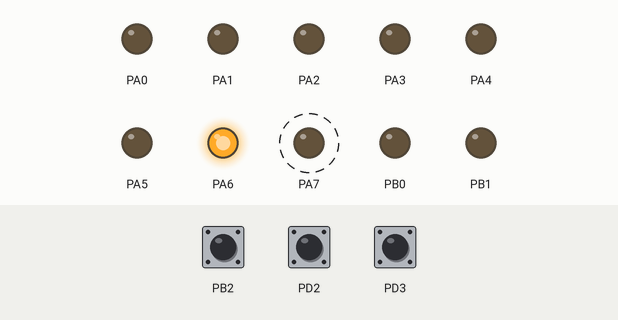
The program below on a simulated ATmega32, built with avr-gcc and emulated at 1 MHz. Shown: output pins drawn as LEDs (lit = HIGH). Dashed ring = blinking. Inputs (shaded band) come from the test bench; at power-on: PB2 HIGH, PD2 HIGH, PD3 HIGH.

Above: at 1.25 s.
1.3 s: PB2 pulled LOW for 0.15 s
4.4 s: PD2 pulled LOW for 0.15 s
At 4.71 s:
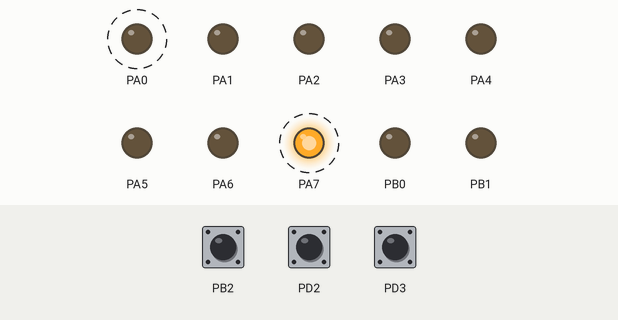
7.4 s: PD3 pulled LOW for 0.15 s
At 7.72 s:
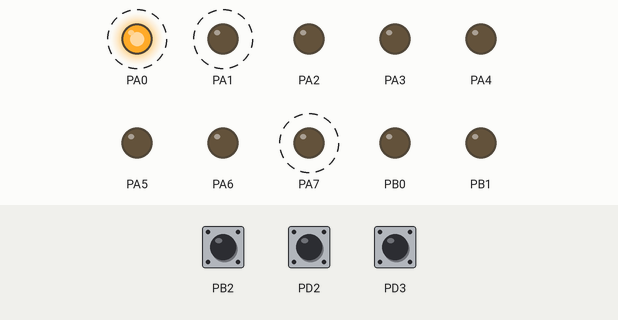
10.4 s: PB2 pulled LOW for 1 s
At 10.53 s:
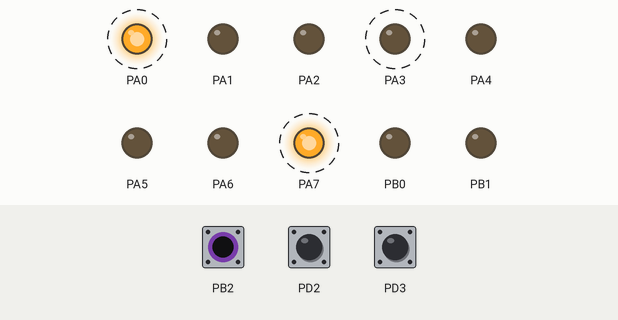
13.4 s: PD2 pulled LOW for 1 s
At 13.54 s:
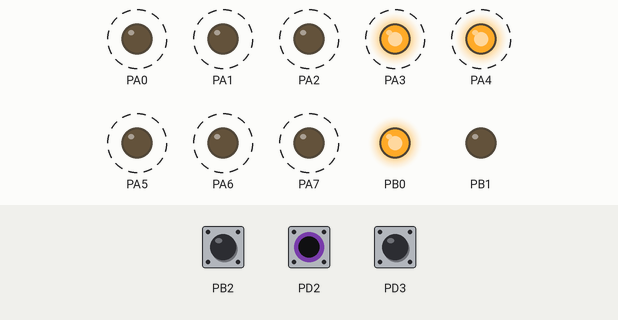
16.4 s: PD3 pulled LOW for 1 s
At 16.56 s:
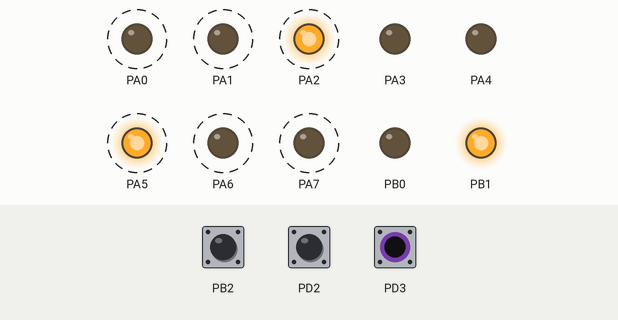
Timing chart, 0 to 20.4 s (numbered marks = the images above; inputs shaded):
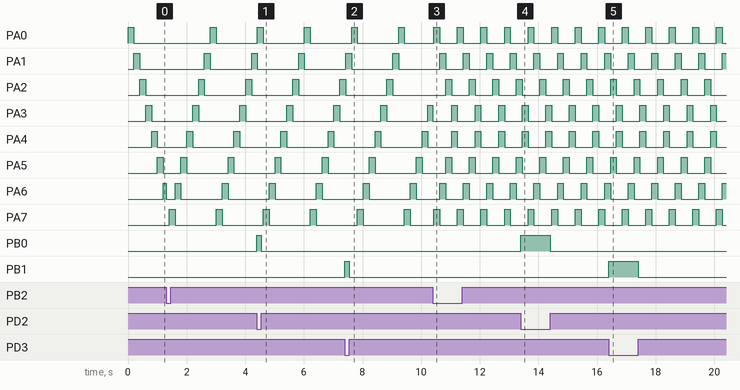

Measured:
- after the input at 4.4 s, PB0: LOW → HIGH at once, → LOW 0.15 s later
- after the input at 7.4 s, PB1: LOW → HIGH at once, → LOW 0.15 s later
- after the input at 10.4 s, PA0, PA7: alternates HIGH for 0.20 s and LOW for 0.60 s, starting at once; PA1: alternates HIGH for 0.20 s and LOW for 0.60 s, starting after 1.0 s; PA2, PA5: alternates HIGH for 0.20 s and LOW for 0.60 s, starting after 0.44 s; PA6: alternates HIGH for 0.20 s and LOW for 0.60 s, starting after 0.24 s
- after the input at 13.4 s, PB0: LOW → HIGH at once, → LOW 1.0 s later
- after the input at 16.4 s, PB1: LOW → HIGH at once, → LOW 1.0 s later
- by itself, PA2, PA5, PA7: alternates HIGH for 0.20 s and LOW for 1.4 s
- by itself, PA3, PA4: alternates HIGH for 0.20 s and LOW for 0.60 s

The program:

main.c
```c
/*
	Created By: Khaled Hegazy
	File Name : main.c
*/


// User Configuration
#ifndef Khaled
	#define __AVR_ATmega32__
#endif


// Libraries Included
#include "..\Services\bit_math.h"
#include "..\Services\std_types.h"

#include "..\MCAL\DIO\DIO_interface.h"
#include "..\MCAL\GIE\GIE_interface.h"
#include "..\MCAL\EXT_INT\EXT_INT_interface.h"


#include <util\delay.h>

#define DRAW_SIZE 4
u8 GLOB_idx;


void toggle1();
void toggle2();
void changeDraw();
void draw();

// Main Function
int main(void){

	DIO_voidActivePullUp(DIO_u8_PORTD,DIO_PIN_2); // INT0 Pin
	DIO_voidActivePullUp(DIO_u8_PORTD,DIO_PIN_3); // INT1 Pin
	DIO_voidActivePullUp(DIO_u8_PORTB,DIO_PIN_2); // INT2 Pin

	DIO_voidSetPortDirection(DIO_u8_PORTA,0xff);
	DIO_voidSetPinDirection(DIO_u8_PORTB,DIO_PIN_0,DIO_u8_OUTPUT);
	DIO_voidSetPinDirection(DIO_u8_PORTB,DIO_PIN_1,DIO_u8_OUTPUT);

	EXT_INT_voidCallBackFun(toggle1,EXT_INT_u8_INT0);
	EXT_INT_voidCallBackFun(toggle2,EXT_INT_u8_INT1);
	EXT_INT_voidCallBackFun(changeDraw,EXT_INT_u8_INT2);
	EXT_INT_voidInit();
	GIE_voidEnable();

	DIO_voidSetPortValue(DIO_u8_PORTA,0x00);
	DIO_voidSetPinValue(DIO_u8_PORTB,DIO_PIN_0,DIO_u8_LOW);
	DIO_voidSetPinValue(DIO_u8_PORTB,DIO_PIN_1,DIO_u8_LOW);


	while(1){
		draw();
	}

}


void toggle1(){
	DIO_voidTogglePin(DIO_u8_PORTB,DIO_PIN_0);
}
void toggle2(){
	DIO_voidTogglePin(DIO_u8_PORTB,DIO_PIN_1);
}
void changeDraw(){
	GLOB_idx++;
	GLOB_idx %= DRAW_SIZE;
	DIO_voidSetPortValue(DIO_u8_PORTA,0x00);
}

void draw(){
	switch(GLOB_idx){
		case 0 :
			for(u8 i =0;i<8;i++){
				if(GLOB_idx != 0)
					break;
				DIO_voidSetPinValue(DIO_u8_PORTA,i,DIO_u8_HIGH);
				_delay_ms(200);
				DIO_voidSetPinValue(DIO_u8_PORTA,i,DIO_u8_LOW);
			}
			break;
		case 1 :
			for(s8 i =7;i>=0;i--){
				if(GLOB_idx != 1)
					break;
				DIO_voidSetPinValue(DIO_u8_PORTA,i,DIO_u8_HIGH);
				_delay_ms(200);
				DIO_voidSetPinValue(DIO_u8_PORTA,i,DIO_u8_LOW);
			}
			break;
		case 2 :
			for(u8 l = 0 , r = 7;l <= r;l++,r--){
				if(GLOB_idx != 2)
					break;
				DIO_voidSetPinValue(DIO_u8_PORTA,l,DIO_u8_HIGH);
				DIO_voidSetPinValue(DIO_u8_PORTA,r,DIO_u8_HIGH);
				_delay_ms(200);
				DIO_voidSetPinValue(DIO_u8_PORTA,l,DIO_u8_LOW);
				DIO_voidSetPinValue(DIO_u8_PORTA,r,DIO_u8_LOW);
			}
			break;
		case 3 :
			for(u8 l = 3 , r = 4;r < 7;l--,r++){
				if(GLOB_idx != 3)
					break;
				DIO_voidSetPinValue(DIO_u8_PORTA,l,DIO_u8_HIGH);
				DIO_voidSetPinValue(DIO_u8_PORTA,r,DIO_u8_HIGH);
				_delay_ms(200);
				DIO_voidSetPinValue(DIO_u8_PORTA,l,DIO_u8_LOW);
				DIO_voidSetPinValue(DIO_u8_PORTA,r,DIO_u8_LOW);
			}
			break;
	}
}
```

DIO.c
```c
// Include Files (Services)
#include "..\..\Services\std_types.h"
#include "..\..\Services\bit_math.h"

#include "DIO_interface.h"
#include "DIO_private.h"
#include "DIO_config.h"


void DIO_voidSetPortDirection(u8 Copy_u8Port,u8 Copy_u8Direction){
    // if(Copy_u8Direction)
    //     Copy_u8Direction = 0xff;
    switch (Copy_u8Port){
        case DIO_u8_PORTA:
            DDRA = Copy_u8Direction;
            break;
        case DIO_u8_PORTB:
            DDRB = Copy_u8Direction;
            break;
        case DIO_u8_PORTC:
            DDRC = Copy_u8Direction;
            break;
        case DIO_u8_PORTD:
            DDRD = Copy_u8Direction;
    }

}
void DIO_voidSetPinDirection(u8 Copy_u8Port,u8 Copy_u8Pin,u8 Copy_u8Direction){
    switch(Copy_u8Port){
        case DIO_u8_PORTA :
            write_bit(DDRA,Copy_u8Pin,Copy_u8Direction);
            break;
        case DIO_u8_PORTB :
            write_bit(DDRB,Copy_u8Pin,Copy_u8Direction);
            break;
        case DIO_u8_PORTC :
            write_bit(DDRC,Copy_u8Pin,Copy_u8Direction);
            break;
        case DIO_u8_PORTD :
            write_bit(DDRD,Copy_u8Pin,Copy_u8Direction);
            break;
    }
}

void DIO_voidSetPortValue(u8 Copy_u8Port,u8 Copy_u8Value){
    //if(Copy_u8Value)
        //Copy_u8Value = 0xff;
    switch (Copy_u8Port){
        case DIO_u8_PORTA:
            PORTA = Copy_u8Value;
            break;
        case DIO_u8_PORTB:
            PORTB = Copy_u8Value;
            break;
        case DIO_u8_PORTC:
            PORTC = Copy_u8Value;
            break;
        case DIO_u8_PORTD:
            PORTD = Copy_u8Value;
    }
}
void DIO_voidSetPinValue(u8 Copy_u8Port,u8 Copy_u8Pin,u8 Copy_u8Value){
    switch(Copy_u8Port){
        case DIO_u8_PORTA :
            write_bit(PORTA,Copy_u8Pin,Copy_u8Value);
            break;
        case DIO_u8_PORTB :
            write_bit(PORTB,Copy_u8Pin,Copy_u8Value);
            break;
        case DIO_u8_PORTC :
            write_bit(PORTC,Copy_u8Pin,Copy_u8Value);
            break;
        case DIO_u8_PORTD :
            write_bit(PORTD,Copy_u8Pin,Copy_u8Value);
            break;
    }
}

u8 DIO_u8ReadPinValue(u8 Copy_u8Port,u8 Copy_u8Pin){
    u8 LOC_u8PinState = 0;
    switch(Copy_u8Port){
        case DIO_u8_PORTA :
            LOC_u8PinState = get_bit(PINA,Copy_u8Pin);
            break;
        case DIO_u8_PORTB :
            LOC_u8PinState = get_bit(PINB,Copy_u8Pin);
            break;
        case DIO_u8_PORTC :
            LOC_u8PinState = get_bit(PINC,Copy_u8Pin);
            break;
        case DIO_u8_PORTD :
            LOC_u8PinState = get_bit(PIND,Copy_u8Pin);

    }
    return LOC_u8PinState;
}


void DIO_voidActivePullUp(u8 Copy_u8Port,u8 Copy_u8Pin){
    switch(Copy_u8Port){
        case DIO_u8_PORTA :
            clear_bit(DDRA,Copy_u8Pin);
            set_bit(PORTA,Copy_u8Pin);
            break;
        case DIO_u8_PORTB :
            clear_bit(DDRB,Copy_u8Pin);
            set_bit(PORTB,Copy_u8Pin);
            break;
        case DIO_u8_PORTC :
            clear_bit(DDRC,Copy_u8Pin);
            set_bit(PORTC,Copy_u8Pin);
            break;
        case DIO_u8_PORTD :
            clear_bit(DDRD,Copy_u8Pin);
            set_bit(PORTD,Copy_u8Pin);
            break;

    }
}


void DIO_voidTogglePin(u8 Copy_u8Port,u8 Copy_u8Pin){
    switch (Copy_u8Port){
    case DIO_u8_PORTA:
        toggle_bit(PORTA,Copy_u8Pin);
        break;
    case DIO_u8_PORTB:
        toggle_bit(PORTB,Copy_u8Pin);
        break;
    case DIO_u8_PORTC:
        toggle_bit(PORTC,Copy_u8Pin);
        break;
    case DIO_u8_PORTD:
        toggle_bit(PORTD,Copy_u8Pin);
        break;

    }
}
```

DIO_config.h
```c
#ifndef DIO_CONFIG_H
    #define DIO_CONFIG_H


#endif
```

DIO_interface.h
```c
#include "..\..\Services\std_types.h"


#ifndef DIO_INTERFACE_H
    #define DIO_INTERFACE_H

    #define DIO_u8_PORTA    0
    #define DIO_u8_PORTB    1
    #define DIO_u8_PORTC    2
    #define DIO_u8_PORTD    3

    #define DIO_u8_OUTPUT   1
    #define DIO_u8_INPUT    0

    #define DIO_u8_HIGH     1
    #define DIO_u8_LOW      0


    #define DIO_PIN_0       0
    #define DIO_PIN_1       1
    #define DIO_PIN_2       2
    #define DIO_PIN_3       3
    #define DIO_PIN_4       4
    #define DIO_PIN_5       5
    #define DIO_PIN_6       6
    #define DIO_PIN_7       7


    void DIO_voidSetPortDirection(u8 Copy_u8Port,u8 Copy_u8Direction);
    void DIO_voidSetPinDirection(u8 Copy_u8Port,u8 Copy_u8Pin,u8 Copy_u8Direction);

    void DIO_voidSetPortValue(u8 Copy_u8Port,u8 Copy_u8Value);
    void DIO_voidSetPinValue(u8 Copy_u8Port,u8 Copy_u8Pin,u8 Copy_u8Value);

    u8 DIO_u8ReadPinValue(u8 Copy_u8Port,u8 Copy_u8Pin);
    void DIO_voidActivePullUp(u8 Copy_u8Port,u8 Copy_u8Pin);

    void DIO_voidTogglePin(u8 Copy_u8Port,u8 Copy_u8Pin);


#endif
```

DIO_private.h
```c
#ifndef DIO_PRIVATE_H
    #define DIO_PRIVATE_H

    // PORTA Registers
    #define PORTA   *((volatile u8*)(0x3B))
    #define DDRA    *((volatile u8*)(0x3A))
    #define PINA    *((volatile u8*)(0x39))

    // PORTB Registers
    #define PORTB   *((volatile u8*)(0x38))
    #define DDRB    *((volatile u8*)(0x37))
    #define PINB    *((volatile u8*)(0x36))

    // PORTC Registers
    #define PORTC   *((volatile u8*)(0x35))
    #define DDRC    *((volatile u8*)(0x34))
    #define PINC    *((volatile u8*)(0x33))

    // PORTD Registers
    #define PORTD   *((volatile u8*)(0x32))
    #define DDRD    *((volatile u8*)(0x31))
    #define PIND    *((volatile u8*)(0x30))


#endif
```

EXT_INT.c
```c
#include "..\..\Services\bit_math.h"
#include "..\..\Services\std_types.h"

#include "..\DIO\DIO_interface.h"
#include "..\GIE\GIE_interface.h"

#include "EXT_INT_interface.h"
#include "EXT_INT_config.h"
#include "EXT_INT_private.h"


void EXT_INT_voidInit(){

    #ifdef EXT_INT_u8_ENABLE_INT0

        #if EXT_INT_u8_INT0_ISC == EXT_INT_u8_LOW_LEVEL

            clear_bit(MCUCR,ISC00);
            clear_bit(MCUCR,ISC01);

        #endif
        #if EXT_INT_u8_INT0_ISC == EXT_INT_u8_LOGICAL_CHANGE

            set_bit(MCUCR,ISC00);
            clear_bit(MCUCR,ISC01);

        #endif
        #if EXT_INT_u8_INT0_ISC == EXT_INT_u8_FALLING_EDGE

            clear_bit(MCUCR,ISC00);
            set_bit(MCUCR,ISC01);

        #endif
        #if EXT_INT_u8_INT0_ISC == EXT_INT_u8_RISING_EDGE

            set_bit(MCUCR,ISC00);
            set_bit(MCUCR,ISC01);

        #endif

        set_bit(GICR,INT0);

    #endif


    #ifdef EXT_INT_u8_ENABLE_INT1

        #if EXT_INT_u8_INT1_ISC == EXT_INT_u8_LOW_LEVEL

            clear_bit(MCUCR,ISC10);
            clear_bit(MCUCR,ISC11);

        #endif
        #if EXT_INT_u8_INT1_ISC == EXT_INT_u8_LOGICAL_CHANGE

            set_bit(MCUCR,ISC10);
            clear_bit(MCUCR,ISC11);

        #endif
        #if EXT_INT_u8_INT1_ISC == EXT_INT_u8_FALLING_EDGE

            clear_bit(MCUCR,ISC10);
            set_bit(MCUCR,ISC11);

        #endif
        #if EXT_INT_u8_INT1_ISC == EXT_INT_u8_RISING_EDGE

            set_bit(MCUCR,ISC10);
            set_bit(MCUCR,ISC11);

        #endif


        set_bit(GICR,INT1);

    #endif


    #ifdef EXT_INT_u8_ENABLE_INT2

        #if EXT_INT_u8_INT2_ISC == EXT_INT_u8_FALLING_EDGE

            clear_bit(MCUCSR,ISC2);

        #endif
        #if EXT_INT_u8_INT2_ISC == EXT_INT_u8_RISING_EDGE

            set_bit(MCUCSR,ISC2);

        #endif

        set_bit(GICR,INT2);

    #endif
}


void EXT_INT_voidEnable(u8 Copy_u8_Line){
    switch (Copy_u8_Line){
        case EXT_INT_u8_INT0 :
            set_bit(GICR,INT0);
            break;
        case EXT_INT_u8_INT1 :
            set_bit(GICR,INT1);
            break;
        case EXT_INT_u8_INT2 :
            set_bit(GICR,INT2);
            break;
    }

}
void EXT_INT_voidDisable(u8 Copy_u8_Line){
    switch (Copy_u8_Line){
        case EXT_INT_u8_INT0 :
            clear_bit(GICR,INT0);
            break;
        case EXT_INT_u8_INT1 :
            clear_bit(GICR,INT1);
            break;
        case EXT_INT_u8_INT2 :
            clear_bit(GICR,INT2);
            break;
    }
}


void EXT_INT_voidCallBackFun(void (*fun)(void),u8 Copy_IntLine){
    EXT_INT_PtrFuns[Copy_IntLine] = fun;
}


void __vector_1(void){
    if(EXT_INT_PtrFuns[EXT_INT_u8_INT0] != NULL)
        EXT_INT_PtrFuns[EXT_INT_u8_INT0]();

    set_bit(GIFR,INTF0);
}

void __vector_2(void){
    if(EXT_INT_PtrFuns[EXT_INT_u8_INT1] != NULL)
        EXT_INT_PtrFuns[EXT_INT_u8_INT1]();

    set_bit(GIFR,INTF1);
}


void __vector_3(void){
    if(EXT_INT_PtrFuns[EXT_INT_u8_INT2] != NULL)
        EXT_INT_PtrFuns[EXT_INT_u8_INT2]();

    set_bit(GIFR,INTF2);
}
```

EXT_INT_config.h
```c
#ifndef EXT_INT_CONFIG_H
    #define EXT_INT_CONFIG_H

    // Uncomment For Enable The Interrupt
    #define EXT_INT_u8_ENABLE_INT0
    #define EXT_INT_u8_ENABLE_INT1
    #define EXT_INT_u8_ENABLE_INT2


    /*
        Options :
            EXT_INT_u8_LOW_LEVEL
            EXT_INT_u8_LOGICAL_CHANGE
            EXT_INT_u8_FALLING_EDGE
            EXT_INT_u8_RISING_EDGE
    */

    #define EXT_INT_u8_INT0_ISC  EXT_INT_u8_LOGICAL_CHANGE
    #define EXT_INT_u8_INT1_ISC  EXT_INT_u8_LOGICAL_CHANGE
    #define EXT_INT_u8_INT2_ISC  EXT_INT_u8_FALLING_EDGE


#endif
```

EXT_INT_interface.h
```c
#ifndef EXT_INT_INTERFACE_H
    #define EXT_INT_INTERFACE_H


    #define EXT_INT_u8_INT0     0
    #define EXT_INT_u8_INT1     1
    #define EXT_INT_u8_INT2     2


    void EXT_INT_voidInit();
    void EXT_INT_voidEnable(u8 Copy_u8_Line);
    void EXT_INT_voidDisable(u8 Copy_u8_Line);
    void EXT_INT_voidCallBackFun(void (*fun)(void),u8 Copy_IntLine);


#endif
```

EXT_INT_private.h
```c
#ifndef EXT_INT_PRIVATE_H
    #define EXT_INT_PRIVATE_H


    #define MCUCR   *((volatile u8 *) 0x55)
    #define MCUCSR  *((volatile u8 *) 0x54)
    #define GICR    *((volatile u8 *) 0x5B)
    #define GIFR    *((volatile u8 *) 0x5A)

    #define ISC00   0
    #define ISC01   1
    #define ISC10   2
    #define ISC11   3
    #define ISC2    6

    #define INT0    6
    #define INT1    7
    #define INT2    5

    #define INTF0   6
    #define INTF1   7
    #define INTF2   5


    #define EXT_INT_u8_LOW_LEVEL        0
    #define EXT_INT_u8_LOGICAL_CHANGE   1
    #define EXT_INT_u8_FALLING_EDGE     2
    #define EXT_INT_u8_RISING_EDGE      3


    static void (*EXT_INT_PtrFuns[3])(void) = {NULL};

    void __vector_1(void) __attribute__ ((signal));
    void __vector_2(void) __attribute__ ((signal));
    void __vector_3(void) __attribute__ ((signal));


#endif
```

GIE.c
```c
#include "..\..\Services\bit_math.h"
#include "..\..\Services\std_types.h"


#include "GIE_interface.h"
#include "GIE_private.h"
#include "GIE_config.h"


void GIE_voidEnable(){
    set_bit(SREG,GIE);
}

void GIE_voidDisable(){
    clear_bit(SREG,GIE);
}
```

GIE_config.h
```c
#ifndef GIE_CONFIG_H
    #define GIE_CONFIG_H


#endif
```

GIE_interface.h
```c
#ifndef GIE_INTERFACE_H
    #define GIE_INTERFACE_H


    void GIE_voidEnable();
    void GIE_voidDisable();


#endif
```

GIE_private.h
```c
#ifndef GIE_PRIVATE_H
    #define GIE_PRIVATE_H


    #define SREG *((volatile u8*) 0x5f)


    #define GIE 7


#endif
```

bit_math.h
```c
#ifndef BIT_MATH_H
	#define BIT_MATH_H


	#define set_bit(port,bit) (port|=(1<<bit))
	#define clear_bit(port,bit) (port&=~(1<<bit))
	#define toggle_bit(port,bit) (port^=(1<<bit))
	// #define get_bit(port,bit) ((port&(1<<bit))!=0)
	#define get_bit(port,bit) ((port >> bit) & 1)
	#define write_bit(port,bit,val) ((val) ? set_bit(port,bit) : clear_bit(port,bit))


#endif 
```

std_types.h
```c
#ifndef STD_TYPES_H
    #define STD_TYPES_H


    #define NULL ((void*) 0x00)


    typedef unsigned char           u8;
    typedef unsigned short int      u16;
    typedef unsigned long int       u32;
    typedef unsigned long long int  u64;


    typedef signed char             s8;
    typedef signed short int        s16;
    typedef signed long int         s32;
    typedef signed long long int    s64;

    typedef float                   f32;
    typedef double                  f64;
    typedef long double             f128;


#endif 
```
